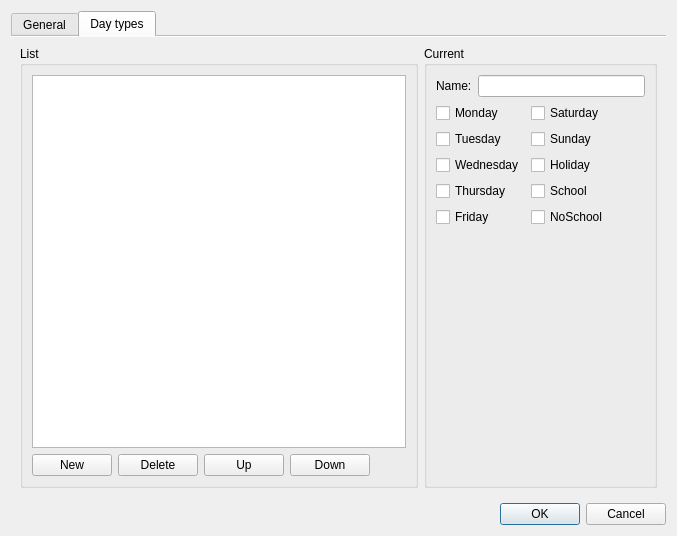
<?xml version="1.0" encoding="UTF-8"?>
<ui version="4.0">
 <class>DlgProjectSettings</class>
 <widget class="QDialog" name="DlgProjectSettings">
  <property name="geometry">
   <rect>
    <x>0</x>
    <y>0</y>
    <width>677</width>
    <height>536</height>
   </rect>
  </property>
  <property name="windowTitle">
   <string>Project settings</string>
  </property>
  <layout class="QVBoxLayout" name="verticalLayout">
   <item>
    <widget class="QTabWidget" name="tabWidget">
     <property name="currentIndex">
      <number>1</number>
     </property>
     <property name="documentMode">
      <bool>true</bool>
     </property>
     <widget class="QWidget" name="general">
      <attribute name="title">
       <string>General</string>
      </attribute>
      <layout class="QFormLayout" name="formLayout_2">
       <item row="0" column="0">
        <widget class="QLabel" name="label">
         <property name="text">
          <string>Display name:</string>
         </property>
        </widget>
       </item>
       <item row="0" column="1">
        <widget class="QLineEdit" name="leDisplayName"/>
       </item>
       <item row="1" column="0">
        <widget class="QLabel" name="label_2">
         <property name="text">
          <string>Short name:</string>
         </property>
        </widget>
       </item>
       <item row="1" column="1">
        <widget class="QLineEdit" name="leShortName"/>
       </item>
       <item row="2" column="0">
        <widget class="QLabel" name="label_3">
         <property name="text">
          <string>Icon:</string>
         </property>
        </widget>
       </item>
       <item row="2" column="1">
        <layout class="QVBoxLayout" name="verticalLayout_6">
         <item>
          <layout class="QHBoxLayout" name="horizontalLayout">
           <item>
            <widget class="QLineEdit" name="leIconPath">
             <property name="readOnly">
              <bool>true</bool>
             </property>
            </widget>
           </item>
           <item>
            <widget class="QPushButton" name="pbSelectIcon">
             <property name="text">
              <string>...</string>
             </property>
            </widget>
           </item>
          </layout>
         </item>
         <item>
          <widget class="QLabel" name="lIcon">
           <property name="text">
            <string>&lt;Icon&gt;</string>
           </property>
           <property name="alignment">
            <set>Qt::AlignLeading|Qt::AlignLeft|Qt::AlignTop</set>
           </property>
          </widget>
         </item>
        </layout>
       </item>
      </layout>
     </widget>
     <widget class="QWidget" name="dayTyes">
      <attribute name="title">
       <string>Day types</string>
      </attribute>
      <layout class="QHBoxLayout" name="horizontalLayout_6">
       <item>
        <widget class="QGroupBox" name="groupBox_2">
         <property name="title">
          <string>List</string>
         </property>
         <layout class="QHBoxLayout" name="horizontalLayout_5">
          <item>
           <layout class="QVBoxLayout" name="verticalLayout_5">
            <item>
             <widget class="QListWidget" name="lwDays"/>
            </item>
            <item>
             <layout class="QHBoxLayout" name="horizontalLayout_4">
              <item>
               <widget class="QPushButton" name="pbDayNew">
                <property name="text">
                 <string>New</string>
                </property>
               </widget>
              </item>
              <item>
               <widget class="QPushButton" name="pbDaysDelete">
                <property name="text">
                 <string>Delete</string>
                </property>
               </widget>
              </item>
              <item>
               <widget class="QPushButton" name="pbDaysUp">
                <property name="text">
                 <string>Up</string>
                </property>
               </widget>
              </item>
              <item>
               <widget class="QPushButton" name="pbDaysDown">
                <property name="text">
                 <string>Down</string>
                </property>
               </widget>
              </item>
              <item>
               <spacer name="horizontalSpacer_3">
                <property name="orientation">
                 <enum>Qt::Horizontal</enum>
                </property>
                <property name="sizeHint" stdset="0">
                 <size>
                  <width>40</width>
                  <height>20</height>
                 </size>
                </property>
               </spacer>
              </item>
             </layout>
            </item>
           </layout>
          </item>
         </layout>
        </widget>
       </item>
       <item>
        <widget class="QGroupBox" name="groupBox">
         <property name="title">
          <string>Current</string>
         </property>
         <layout class="QVBoxLayout" name="verticalLayout_2">
          <item>
           <layout class="QHBoxLayout" name="horizontalLayout_2">
            <item>
             <widget class="QLabel" name="label_4">
              <property name="text">
               <string>Name:</string>
              </property>
             </widget>
            </item>
            <item>
             <widget class="QLineEdit" name="leDayTypesName"/>
            </item>
           </layout>
          </item>
          <item>
           <layout class="QHBoxLayout" name="horizontalLayout_3">
            <item>
             <layout class="QFormLayout" name="formLayout">
              <item row="0" column="0">
               <widget class="QCheckBox" name="cbMonday">
                <property name="text">
                 <string>Monday</string>
                </property>
               </widget>
              </item>
              <item row="0" column="1">
               <widget class="QCheckBox" name="cbSaturday">
                <property name="text">
                 <string>Saturday</string>
                </property>
               </widget>
              </item>
              <item row="1" column="0">
               <widget class="QCheckBox" name="cbTuesday">
                <property name="text">
                 <string>Tuesday</string>
                </property>
               </widget>
              </item>
              <item row="1" column="1">
               <widget class="QCheckBox" name="cbSunday">
                <property name="text">
                 <string>Sunday</string>
                </property>
               </widget>
              </item>
              <item row="2" column="0">
               <widget class="QCheckBox" name="cbWednesday">
                <property name="text">
                 <string>Wednesday</string>
                </property>
               </widget>
              </item>
              <item row="2" column="1">
               <widget class="QCheckBox" name="cbHoliday">
                <property name="text">
                 <string>Holiday</string>
                </property>
               </widget>
              </item>
              <item row="3" column="0">
               <widget class="QCheckBox" name="cbThursday">
                <property name="text">
                 <string>Thursday</string>
                </property>
               </widget>
              </item>
              <item row="3" column="1">
               <widget class="QCheckBox" name="cbSchool">
                <property name="text">
                 <string>School</string>
                </property>
               </widget>
              </item>
              <item row="4" column="0">
               <widget class="QCheckBox" name="cbFriday">
                <property name="text">
                 <string>Friday</string>
                </property>
               </widget>
              </item>
              <item row="4" column="1">
               <widget class="QCheckBox" name="cbNoSchool">
                <property name="text">
                 <string>NoSchool</string>
                </property>
               </widget>
              </item>
             </layout>
            </item>
            <item>
             <spacer name="horizontalSpacer_2">
              <property name="orientation">
               <enum>Qt::Horizontal</enum>
              </property>
              <property name="sizeHint" stdset="0">
               <size>
                <width>40</width>
                <height>20</height>
               </size>
              </property>
             </spacer>
            </item>
           </layout>
          </item>
          <item>
           <spacer name="verticalSpacer">
            <property name="orientation">
             <enum>Qt::Vertical</enum>
            </property>
            <property name="sizeHint" stdset="0">
             <size>
              <width>20</width>
              <height>40</height>
             </size>
            </property>
           </spacer>
          </item>
         </layout>
        </widget>
       </item>
      </layout>
     </widget>
    </widget>
   </item>
   <item>
    <widget class="QDialogButtonBox" name="buttonBox">
     <property name="orientation">
      <enum>Qt::Horizontal</enum>
     </property>
     <property name="standardButtons">
      <set>QDialogButtonBox::Cancel|QDialogButtonBox::Ok</set>
     </property>
    </widget>
   </item>
  </layout>
 </widget>
 <resources/>
 <connections>
  <connection>
   <sender>buttonBox</sender>
   <signal>accepted()</signal>
   <receiver>DlgProjectSettings</receiver>
   <slot>accept()</slot>
   <hints>
    <hint type="sourcelabel">
     <x>248</x>
     <y>254</y>
    </hint>
    <hint type="destinationlabel">
     <x>157</x>
     <y>274</y>
    </hint>
   </hints>
  </connection>
  <connection>
   <sender>buttonBox</sender>
   <signal>rejected()</signal>
   <receiver>DlgProjectSettings</receiver>
   <slot>reject()</slot>
   <hints>
    <hint type="sourcelabel">
     <x>316</x>
     <y>260</y>
    </hint>
    <hint type="destinationlabel">
     <x>286</x>
     <y>274</y>
    </hint>
   </hints>
  </connection>
 </connections>
</ui>
